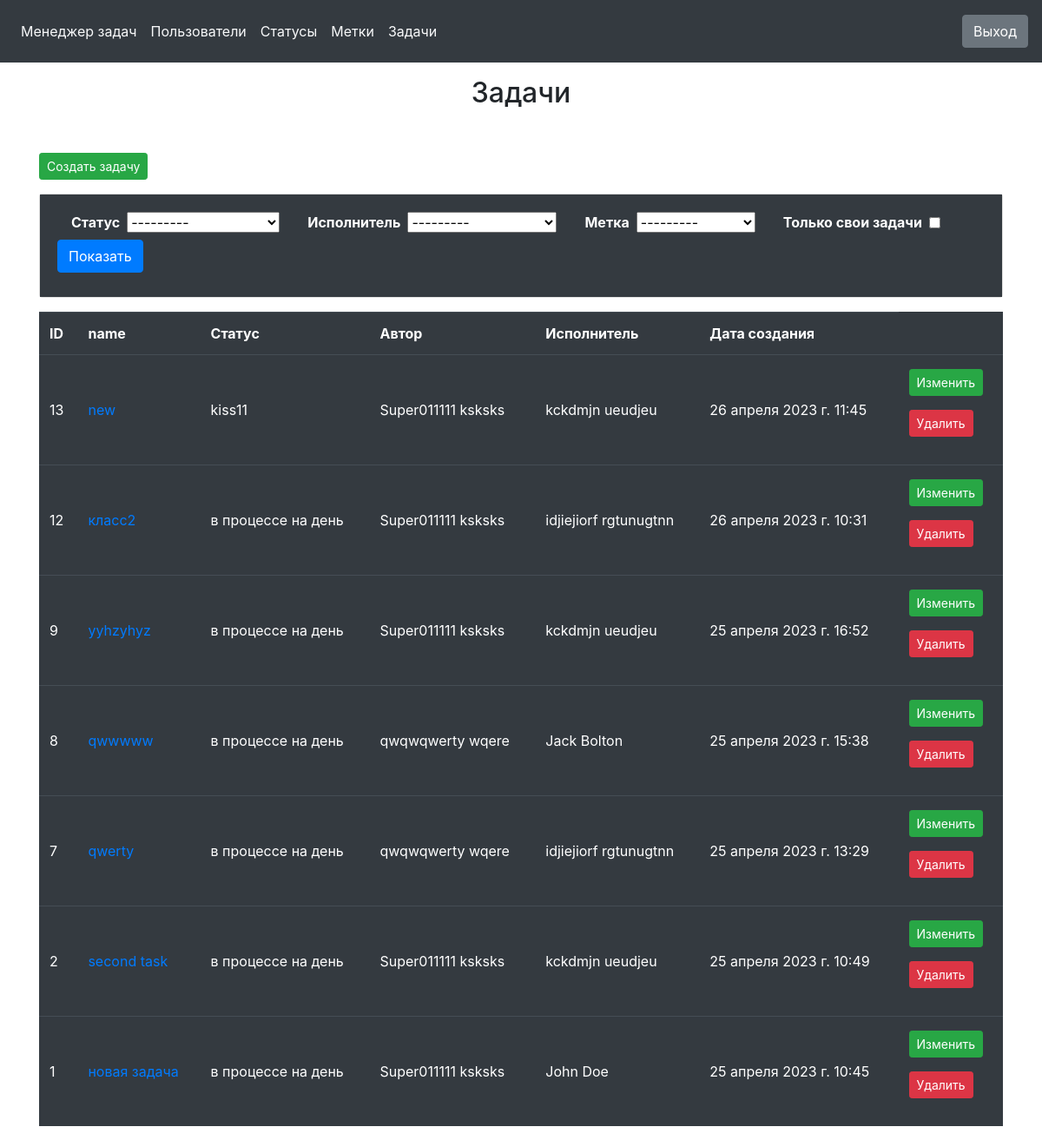
The page /tasks/ (signed in) on the database as committed earlier.
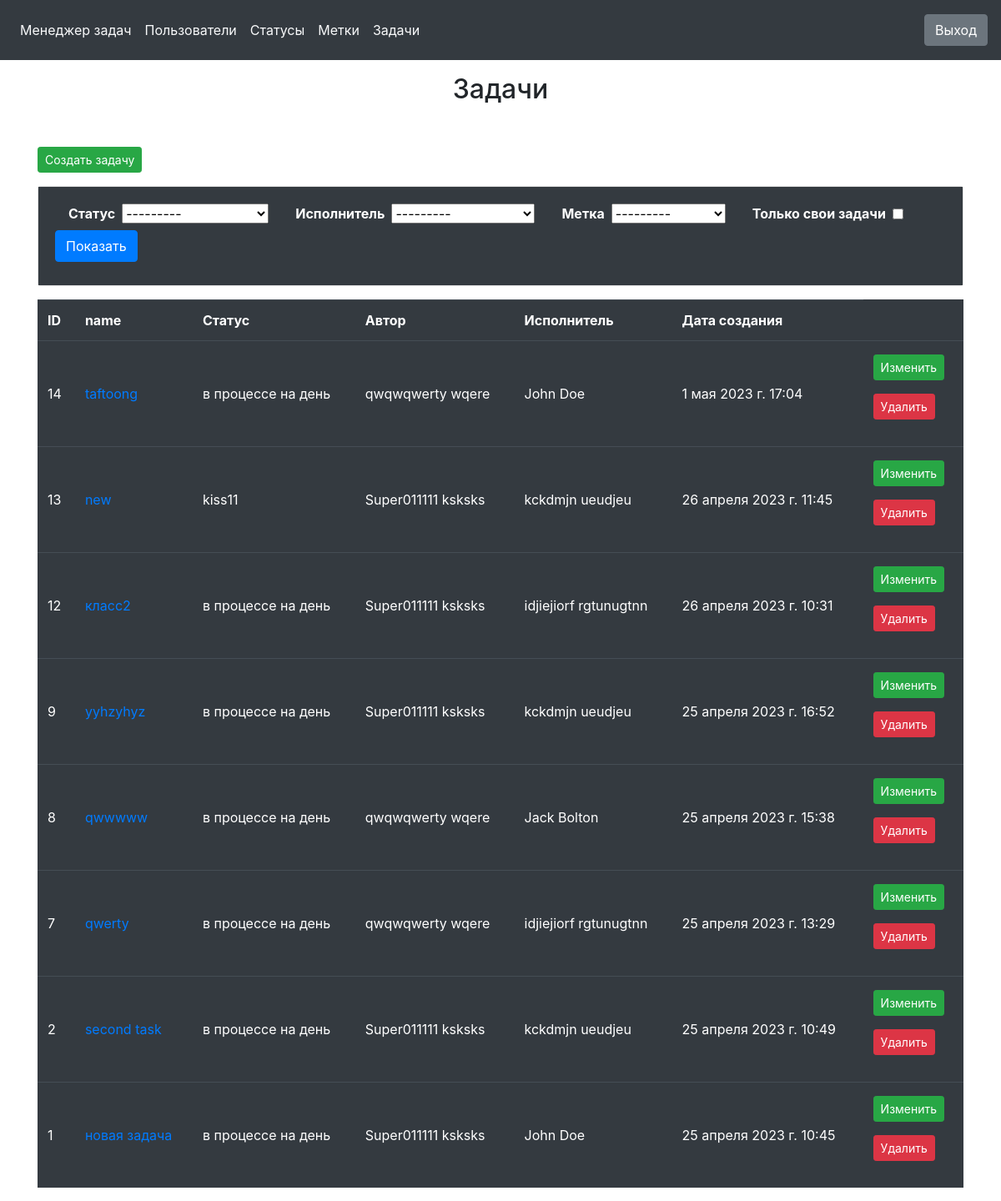
The same page on the database as committed later.
### task_manager/tasks/models.py (models this page shows, shortened)
class Tasks(models.Model):
    name = models.CharField(_('name'), max_length=255, unique=True)
    status = models.ForeignKey(
        Statuses,
        on_delete=models.PROTECT,
        null=False,
        verbose_name=_('status')
    )
    description = models.TextField(_('description'), blank=True, null=True)
    author = models.ForeignKey(
        User,
        on_delete=models.PROTECT,
        null=False,
        related_name='author_tasks',
        verbose_name=_('author')
    )
    executor = models.ForeignKey(
        User,
        on_delete=models.PROTECT,
        null=True,
        related_name='executor_tasks',
        verbose_name=_('executor')
    )
    labels = models.ManyToManyField(
        Labels,
        blank=True,
        verbose_name=_('Labels')
    )
    created_at = models.DateTimeField(_('Created at'), auto_now_add=True)
    class Meta:
        verbose_name = _('Tasks')
        verbose_name_plural = _('Tasks')
        ordering = ['-created_at']

### task_manager/statuses/models.py (models this page shows)
class Statuses(models.Model):
    name = models.CharField(_('name'), max_length=255, unique=True)
    created_at = models.DateTimeField(_('created at'), auto_now_add=True)
    def __str__(self) -> str:
        return self.name
    class Meta:
        verbose_name = _('Statuses')
        verbose_name_plural = _('Statuses')
        ordering = ['-created_at']

### task_manager/tasks/views.py (the view)
# urls.py: path('', TasksView.as_view(), name='tasks'),
class TasksView(BaseLoginRequiredMixin, ListView):
    model = Tasks
    template_name = 'tasks/index.html'
    def get_queryset(self):
        queryset = queryset = super().get_queryset()
        status_filter = self.request.GET.get('status')
        label_filter = self.request.GET.get('label')
        executor_filter = self.request.GET.get('executor')
        my_tasks_only = self.request.GET.get('my_tasks_only')
        if status_filter:
            queryset = queryset.filter(status=status_filter)
        if label_filter:
            queryset = queryset.filter(labels__pk=label_filter)
        if executor_filter:
            queryset = queryset.filter(executor=executor_filter)
        if my_tasks_only:
            queryset = queryset.filter(author=self.request.user)
        return queryset
    def get_context_data(self, **kwargs):
        context = super().get_context_data(**kwargs)
        context['filter_form'] = TaskFilterForm(self.request.GET or None)
        return context

### task_manager/tasks/forms.py
class TaskFilterForm(Form):
    status = ModelChoiceField(
        queryset=Statuses.objects.all(),
        required=False,
        label=_('status')
    )
    executor = FullNameUserChoiceField(
        queryset=User.objects.all(),
        required=False,
        label=_('executor')
    )
    label = ModelChoiceField(
        queryset=Labels.objects.all(),
        required=False,
        label=_('label')
    )
    my_tasks_only = BooleanField(
        required=False,
        initial=False,
        label=_('My tasks only')
    )

### task_manager/core/mixins.py (called while the page is built)
    @method_decorator(login_required_message)
    def dispatch(self, request, *args, **kwargs):
        return super().dispatch(request, *args, **kwargs)

### task_manager/labels/models.py (called while the page is built)
    def __str__(self) -> str:
        return self.name

### task_manager/tasks/forms.py (called while the page is built)
    def label_from_instance(self, obj):
        return f'{obj.first_name} {obj.last_name}'

### task_manager/templates/tasks/index.html (shortened to what this page needs)
{% extends "base.html" %}
{% load i18n %}
{% block content %}
<main>
    <div class="container">
        <h2 class="text-center mt-3"  style="min-height: 10vh;">{% trans "Tasks" %}</h2>
        <p><a href="{% url 'create_task' %}" class="btn btn-success btn-sm">{% trans "Create task" %}</a></p>
        <div class="card mb-3">
            <div class="card-body bg-dark">
                <form method="get" class="form-inline">
                    {% for f in filter_form %}
                    <div class="form-group mx-sm-3 mb-2">
                        <label for="{{ f.id_for_label }}" class="mr-2 font-weight-bold" style="color: white;">{{ f.label }}</label>
                        {{ f }}
                    </div>
                    {% endfor %}
                    <button type="submit" class="btn btn-primary mb-2">{% trans "Show" %}</button>
                </form>
            </div>
        </div>
        <table class="table table-dark table-striped-columns">
            <thead>
                <tr class="font-weight-bold">
                    <td>{% trans "ID" %}</td>
                    <td>{% trans "name" %}</td>
                    <td>{% trans "status" %}</td>
                    <td>{% trans "author" %}</td>
                    <td>{% trans "executor" %}</td>
                    <td>{% trans "Created at" %}</td>
                </tr>
            </thead>
            <tbody>
                {% for task in object_list %}
                <tr>
                    <td class="align-middle py-3">{{ task.pk }}</td>
                    <td class="align-middle py-3"><a href="{% url 'task_view' task.pk %}">{{ task.name }}</a></td>
                    <td class="align-middle py-3">{{ task.status }}</td>
                    <td class="align-middle py-3">{{ task.author.get_full_name }}</td>
                    <td class="align-middle py-3">
                    {% if task.executor %}
                        {{ task.executor.get_full_name }}
                    {% endif %}
                    </td>
                    <td class="align-middle py-3">{{ task.created_at }}</td>
                    <td class="align-middle py-3">
                        <p><a href="{% url 'update_task' task.pk %}" class="btn btn-success btn-sm">{% trans "Update" %}</a></p>
                        <p><a href="{% url 'delete_task' task.pk %}" class="btn btn-danger btn-sm">{% trans "Delete"%}</a></p>
                    </td>
                </tr>
                {% endfor %}
            </tbody>
        </table>
    </div>
</main>
{% endblock %}

Rows that differ between the two databases and show on the page:
added Tasks: pk "14", name "taftoong", status "в процессе на день", author.get_full_name "qwqwqwerty wqere", executor.get_full_name "John Doe", created_at "1 мая 2023 г. 17:04"
